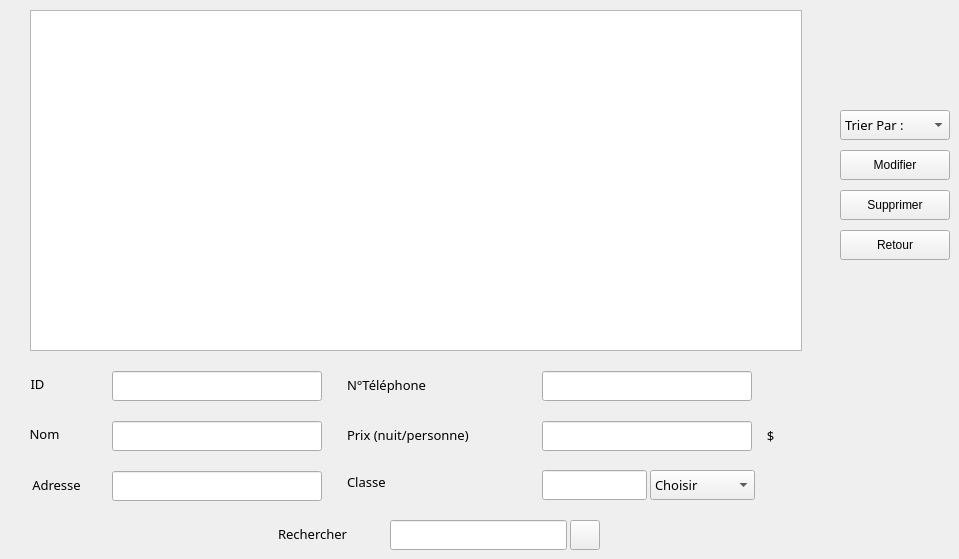
    <widget class="QWidget" name="Afficher">
     <attribute name="icon">
      <iconset resource="Resources.qrc">
       <normaloff>:/boutons/Bottons/Afficher.png</normaloff>:/boutons/Bottons/Afficher.png</iconset>
     </attribute>
     <attribute name="title">
      <string>Afficher</string>
     </attribute>
     <widget class="QPushButton" name="pushButton">
      <property name="geometry">
       <rect>
        <x>840</x>
        <y>150</y>
        <width>110</width>
        <height>30</height>
       </rect>
      </property>
      <property name="text">
       <string>Modifier</string>
      </property>
      <property name="icon">
       <iconset resource="Resources.qrc">
        <normaloff>:/boutons/Bottons/Modifier.png</normaloff>:/boutons/Bottons/Modifier.png</iconset>
      </property>
     </widget>
     <widget class="QPushButton" name="pushButton_2">
      <property name="geometry">
       <rect>
        <x>840</x>
        <y>190</y>
        <width>110</width>
        <height>30</height>
       </rect>
      </property>
      <property name="text">
       <string>Supprimer</string>
      </property>
      <property name="icon">
       <iconset resource="Resources.qrc">
        <normaloff>:/boutons/Bottons/Supprimer.png</normaloff>:/boutons/Bottons/Supprimer.png</iconset>
      </property>
     </widget>
     <widget class="QPushButton" name="pushButton_4">
      <property name="geometry">
       <rect>
        <x>840</x>
        <y>230</y>
        <width>110</width>
        <height>30</height>
       </rect>
      </property>
      <property name="text">
       <string>Retour</string>
      </property>
      <property name="icon">
       <iconset resource="Resources.qrc">
        <normaloff>:/boutons/Bottons/Retour.png</normaloff>:/boutons/Bottons/Retour.png</iconset>
      </property>
     </widget>
     <widget class="QLabel" name="labelupdateprice">
      <property name="geometry">
       <rect>
        <x>347</x>
        <y>424</y>
        <width>181</width>
        <height>21</height>
       </rect>
      </property>
      <property name="font">
       <font>
        <family>Franklin Gothic Demi Cond</family>
        <pointsize>10</pointsize>
        <weight>50</weight>
        <italic>false</italic>
        <bold>false</bold>
       </font>
      </property>
      <property name="text">
       <string>Prix (nuit/personne)</string>
      </property>
     </widget>
     <widget class="QLabel" name="labelupdateid">
      <property name="geometry">
       <rect>
        <x>27</x>
        <y>374</y>
        <width>21</width>
        <height>20</height>
       </rect>
      </property>
      <property name="font">
       <font>
        <family>Franklin Gothic Demi Cond</family>
        <pointsize>10</pointsize>
        <weight>50</weight>
        <italic>false</italic>
        <bold>false</bold>
       </font>
      </property>
      <property name="text">
       <string>ID</string>
      </property>
      <property name="alignment">
       <set>Qt::AlignCenter</set>
      </property>
     </widget>
     <widget class="QLineEdit" name="lineEdit_311">
      <property name="geometry">
       <rect>
        <x>112</x>
        <y>371</y>
        <width>210</width>
        <height>30</height>
       </rect>
      </property>
      <property name="font">
       <font>
        <family>Franklin Gothic Demi Cond</family>
        <pointsize>10</pointsize>
        <weight>50</weight>
        <italic>false</italic>
        <bold>false</bold>
       </font>
      </property>
      <property name="dragEnabled">
       <bool>false</bool>
      </property>
      <property name="readOnly">
       <bool>false</bool>
      </property>
     </widget>
     <widget class="QLineEdit" name="lineEdit_321">
      <property name="geometry">
       <rect>
        <x>112</x>
        <y>421</y>
        <width>210</width>
        <height>30</height>
       </rect>
      </property>
      <property name="font">
       <font>
        <family>Franklin Gothic Demi Cond</family>
        <pointsize>10</pointsize>
        <weight>50</weight>
        <italic>false</italic>
        <bold>false</bold>
       </font>
      </property>
      <property name="dragEnabled">
       <bool>false</bool>
      </property>
      <property name="readOnly">
       <bool>false</bool>
      </property>
     </widget>
     <widget class="QLineEdit" name="lineEdit_331">
      <property name="geometry">
       <rect>
        <x>112</x>
        <y>471</y>
        <width>210</width>
        <height>30</height>
       </rect>
      </property>
      <property name="font">
       <font>
        <family>Franklin Gothic Demi Cond</family>
        <pointsize>10</pointsize>
        <weight>50</weight>
        <italic>false</italic>
        <bold>false</bold>
       </font>
      </property>
      <property name="dragEnabled">
       <bool>false</bool>
      </property>
      <property name="readOnly">
       <bool>false</bool>
      </property>
     </widget>
     <widget class="QLabel" name="labelupdatephone">
      <property name="geometry">
       <rect>
        <x>347</x>
        <y>374</y>
        <width>121</width>
        <height>21</height>
       </rect>
      </property>
      <property name="font">
       <font>
        <family>Franklin Gothic Demi Cond</family>
        <pointsize>10</pointsize>
        <weight>50</weight>
        <italic>false</italic>
        <bold>false</bold>
       </font>
      </property>
      <property name="text">
       <string>N°Téléphone</string>
      </property>
     </widget>
     <widget class="QLineEdit" name="lineEdit_341">
      <property name="geometry">
       <rect>
        <x>542</x>
        <y>371</y>
        <width>210</width>
        <height>30</height>
       </rect>
      </property>
      <property name="font">
       <font>
        <family>Franklin Gothic Demi Cond</family>
        <pointsize>10</pointsize>
        <weight>50</weight>
        <italic>false</italic>
        <bold>false</bold>
       </font>
      </property>
      <property name="dragEnabled">
       <bool>false</bool>
      </property>
      <property name="readOnly">
       <bool>false</bool>
      </property>
     </widget>
     <widget class="QLabel" name="labelupdateclass">
      <property name="geometry">
       <rect>
        <x>347</x>
        <y>474</y>
        <width>61</width>
        <height>16</height>
       </rect>
      </property>
      <property name="font">
       <font>
        <family>Franklin Gothic Demi Cond</family>
        <pointsize>10</pointsize>
        <weight>50</weight>
        <italic>false</italic>
        <bold>false</bold>
       </font>
      </property>
      <property name="text">
       <string>Classe</string>
      </property>
     </widget>
     <widget class="QLabel" name="labelupdateadress">
      <property name="geometry">
       <rect>
        <x>21</x>
        <y>474</y>
        <width>71</width>
        <height>21</height>
       </rect>
      </property>
      <property name="font">
       <font>
        <family>Franklin Gothic Demi Cond</family>
        <pointsize>10</pointsize>
        <weight>50</weight>
        <italic>false</italic>
        <bold>false</bold>
       </font>
      </property>
      <property name="text">
       <string>Adresse</string>
      </property>
      <property name="alignment">
       <set>Qt::AlignCenter</set>
      </property>
     </widget>
     <widget class="QLineEdit" name="lineEdit_351">
      <property name="geometry">
       <rect>
        <x>542</x>
        <y>421</y>
        <width>210</width>
        <height>30</height>
       </rect>
      </property>
      <property name="font">
       <font>
        <family>Franklin Gothic Demi Cond</family>
        <pointsize>10</pointsize>
        <weight>50</weight>
        <italic>false</italic>
        <bold>false</bold>
       </font>
      </property>
      <property name="dragEnabled">
       <bool>false</bool>
      </property>
      <property name="readOnly">
       <bool>false</bool>
      </property>
     </widget>
     <widget class="QLabel" name="labelupdatename">
      <property name="geometry">
       <rect>
        <x>24</x>
        <y>424</y>
        <width>41</width>
        <height>20</height>
       </rect>
      </property>
      <property name="font">
       <font>
        <family>Franklin Gothic Demi Cond</family>
        <pointsize>10</pointsize>
        <weight>50</weight>
        <italic>false</italic>
        <bold>false</bold>
       </font>
      </property>
      <property name="text">
       <string>Nom</string>
      </property>
      <property name="alignment">
       <set>Qt::AlignCenter</set>
      </property>
     </widget>
     <widget class="QComboBox" name="linecomboBox_2">
      <property name="geometry">
       <rect>
        <x>650</x>
        <y>470</y>
        <width>105</width>
        <height>30</height>
       </rect>
      </property>
      <property name="font">
       <font>
        <family>Franklin Gothic Demi Cond</family>
        <pointsize>10</pointsize>
        <weight>50</weight>
        <italic>false</italic>
        <bold>false</bold>
       </font>
      </property>
      <item>
       <property name="text">
        <string>Choisir</string>
       </property>
      </item>
      <item>
       <property name="text">
        <string>1 Etoile</string>
       </property>
      </item>
      <item>
       <property name="text">
        <string>2 Etoiles</string>
       </property>
      </item>
      <item>
       <property name="text">
        <string>3 Etoiles</string>
       </property>
      </item>
      <item>
       <property name="text">
        <string>4 Etoiles</string>
       </property>
      </item>
      <item>
       <property name="text">
        <string>5 Etoiles</string>
       </property>
      </item>
     </widget>
     <widget class="QLabel" name="label_6">
      <property name="geometry">
       <rect>
        <x>750</x>
        <y>420</y>
        <width>41</width>
        <height>31</height>
       </rect>
      </property>
      <property name="font">
       <font>
        <family>Franklin Gothic Demi Cond</family>
        <pointsize>10</pointsize>
        <weight>50</weight>
        <italic>false</italic>
        <bold>false</bold>
       </font>
      </property>
      <property name="text">
       <string>$</string>
      </property>
      <property name="alignment">
       <set>Qt::AlignCenter</set>
      </property>
     </widget>
     <widget class="QComboBox" name="linecomboBox">
      <property name="geometry">
       <rect>
        <x>840</x>
        <y>110</y>
        <width>110</width>
        <height>30</height>
       </rect>
      </property>
      <property name="font">
       <font>
        <family>Franklin Gothic Demi Cond</family>
        <pointsize>10</pointsize>
        <weight>50</weight>
        <italic>false</italic>
        <bold>false</bold>
       </font>
      </property>
      <property name="currentIndex">
       <number>0</number>
      </property>
      <item>
       <property name="text">
        <string>Trier Par :</string>
       </property>
      </item>
      <item>
       <property name="text">
        <string>Id (croissant)</string>
       </property>
      </item>
      <item>
       <property name="text">
        <string>Id (decroissant)</string>
       </property>
      </item>
      <item>
       <property name="text">
        <string>Nom (croissant)</string>
       </property>
      </item>
      <item>
       <property name="text">
        <string>Nom (decroissant)</string>
       </property>
      </item>
      <item>
       <property name="text">
        <string>Classe (croissant)</string>
       </property>
      </item>
      <item>
       <property name="text">
        <string>Classe (decroissant)</string>
       </property>
      </item>
      <item>
       <property name="text">
        <string>Prix (croissant)</string>
       </property>
      </item>
      <item>
       <property name="text">
        <string>Prix (decroissant)</string>
       </property>
      </item>
     </widget>
     <widget class="QLineEdit" name="lineEdit_342">
      <property name="geometry">
       <rect>
        <x>390</x>
        <y>520</y>
        <width>177</width>
        <height>30</height>
       </rect>
      </property>
      <property name="font">
       <font>
        <family>Franklin Gothic Demi Cond</family>
        <pointsize>10</pointsize>
        <weight>50</weight>
        <italic>false</italic>
        <bold>false</bold>
       </font>
      </property>
      <property name="dragEnabled">
       <bool>false</bool>
      </property>
      <property name="readOnly">
       <bool>false</bool>
      </property>
      <property name="cursorMoveStyle">
       <enum>Qt::VisualMoveStyle</enum>
      </property>
      <property name="clearButtonEnabled">
       <bool>true</bool>
      </property>
     </widget>
     <widget class="QLabel" name="labelupdateclass_2">
      <property name="geometry">
       <rect>
        <x>278</x>
        <y>523</y>
        <width>101</width>
        <height>21</height>
       </rect>
      </property>
      <property name="font">
       <font>
        <family>Franklin Gothic Demi Cond</family>
        <pointsize>10</pointsize>
        <weight>50</weight>
        <italic>false</italic>
        <bold>false</bold>
       </font>
      </property>
      <property name="text">
       <string>Rechercher</string>
      </property>
     </widget>
     <widget class="QLineEdit" name="lineEdit_361">
      <property name="geometry">
       <rect>
        <x>542</x>
        <y>470</y>
        <width>105</width>
        <height>30</height>
       </rect>
      </property>
     </widget>
     <widget class="QPushButton" name="pushButton_3">
      <property name="geometry">
       <rect>
        <x>570</x>
        <y>520</y>
        <width>30</width>
        <height>30</height>
       </rect>
      </property>
      <property name="text">
       <string/>
      </property>
      <property name="icon">
       <iconset resource="Resources.qrc">
        <normaloff>:/boutons/Bottons/Rechercher.png</normaloff>:/boutons/Bottons/Rechercher.png</iconset>
      </property>
     </widget>
     <widget class="QTableView" name="tabaffichage">
      <property name="geometry">
       <rect>
        <x>30</x>
        <y>10</y>
        <width>772</width>
        <height>341</height>
       </rect>
      </property>
     </widget>
    </widget>
